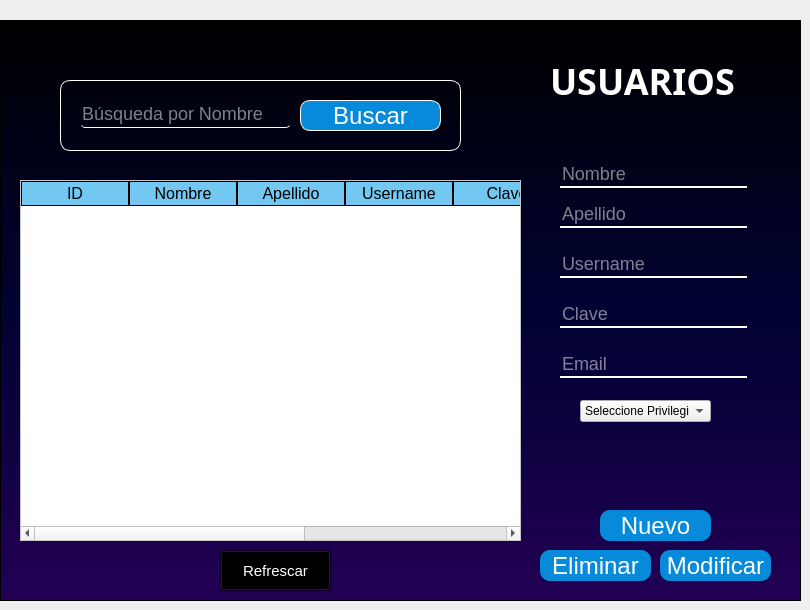
    <widget class="QWidget" name="Usuarios">
     <widget class="QFrame" name="frame_12">
      <property name="enabled">
       <bool>true</bool>
      </property>
      <property name="geometry">
       <rect>
        <x>0</x>
        <y>20</y>
        <width>801</width>
        <height>581</height>
       </rect>
      </property>
      <property name="styleSheet">
       <string notr="true">#frame_12
{
background-color: qlineargradient(spread:pad, x1:0, y1:0, x2:0, y2:1, stop:0 #000000, stop:0.5 #000232, stop:1 #220054);
}

QLabel{
font-family: Aharoni;
font-weight: bold;
color: white;
font-size: 36px;
background: transparent;
}

QLineEdit{
background: transparent;
color: white;
font-family: Tahoma;
font-size: 18px;
}

#BuscarU{
background-color: #088ADA;
font-family: Tahoma;
color: white;
font-size: 24px;
border-radius: 10px;
}

#EliminarU{
background-color: #088ADA;
font-family: Tahoma;
color: white;
font-size: 24px;
border-radius: 10px;
}

#NuevoU{
background-color: #088ADA;
font-family: Tahoma;
color: white;
font-size: 24px;
border-radius: 10px;
}

#ModificarU{
background-color: #088ADA;
font-family: Tahoma;
color: white;
font-size: 24px;
border-radius: 10px;
}

QLineEdit{
background: transparent;
border: none; 
border-bottom: 2px solid white;
color: white;
font-family: Tahoma;
font-size: 18px;
}

QTableWidget{
background-color: rgb(255, 255, 255);
	color: rgb(0, 0, 0);
gridline-color: rgb(0, 206, 151);
font-size:12pt;

}

QHeaderView::section{
background-color:#72c8f1;
border: 1px solid black;
font-size:12pt;
}

QTableWidget QTableCornerButton::section{
background-color: rgb(0, 0, 0);
border: 1px solid  rgb(0, 206, 151);
}

QPushButton{
background: transparent;
color: rgb(255, 255, 255);
font-family: Tahoma;
font-size: 15px;
 }

QPushButton:pressed {
 background: white;
border-radius: 10px;
color: black;
border: 1px solid purple;
}

</string>
      </property>
      <property name="frameShape">
       <enum>QFrame::StyledPanel</enum>
      </property>
      <property name="frameShadow">
       <enum>QFrame::Raised</enum>
      </property>
      <widget class="QPushButton" name="NuevoU">
       <property name="geometry">
        <rect>
         <x>600</x>
         <y>490</y>
         <width>111</width>
         <height>31</height>
        </rect>
       </property>
       <property name="cursor">
        <cursorShape>PointingHandCursor</cursorShape>
       </property>
       <property name="text">
        <string>Nuevo</string>
       </property>
      </widget>
      <widget class="QLabel" name="label_7">
       <property name="geometry">
        <rect>
         <x>550</x>
         <y>40</y>
         <width>201</width>
         <height>41</height>
        </rect>
       </property>
       <property name="text">
        <string>USUARIOS</string>
       </property>
      </widget>
      <widget class="QPushButton" name="ModificarU">
       <property name="geometry">
        <rect>
         <x>660</x>
         <y>530</y>
         <width>111</width>
         <height>31</height>
        </rect>
       </property>
       <property name="cursor">
        <cursorShape>PointingHandCursor</cursorShape>
       </property>
       <property name="text">
        <string>Modificar</string>
       </property>
      </widget>
      <widget class="QPushButton" name="EliminarU">
       <property name="geometry">
        <rect>
         <x>540</x>
         <y>530</y>
         <width>111</width>
         <height>31</height>
        </rect>
       </property>
       <property name="cursor">
        <cursorShape>PointingHandCursor</cursorShape>
       </property>
       <property name="text">
        <string>Eliminar</string>
       </property>
      </widget>
      <widget class="QLineEdit" name="UsernameU">
       <property name="enabled">
        <bool>true</bool>
       </property>
       <property name="geometry">
        <rect>
         <x>560</x>
         <y>230</y>
         <width>187</width>
         <height>28</height>
        </rect>
       </property>
       <property name="autoFillBackground">
        <bool>false</bool>
       </property>
       <property name="styleSheet">
        <string notr="true">#placeholderText{
color: white;
}</string>
       </property>
       <property name="text">
        <string/>
       </property>
       <property name="maxLength">
        <number>16</number>
       </property>
       <property name="placeholderText">
        <string>Username</string>
       </property>
       <property name="cursorMoveStyle">
        <enum>Qt::LogicalMoveStyle</enum>
       </property>
       <property name="clearButtonEnabled">
        <bool>true</bool>
       </property>
      </widget>
      <widget class="QFrame" name="frame_17">
       <property name="geometry">
        <rect>
         <x>60</x>
         <y>60</y>
         <width>401</width>
         <height>71</height>
        </rect>
       </property>
       <property name="styleSheet">
        <string notr="true">border-radius: 10px;
border: 1px solid white ;</string>
       </property>
       <property name="frameShape">
        <enum>QFrame::StyledPanel</enum>
       </property>
       <property name="frameShadow">
        <enum>QFrame::Raised</enum>
       </property>
       <widget class="QPushButton" name="BuscarU">
        <property name="geometry">
         <rect>
          <x>240</x>
          <y>20</y>
          <width>141</width>
          <height>31</height>
         </rect>
        </property>
        <property name="cursor">
         <cursorShape>PointingHandCursor</cursorShape>
        </property>
        <property name="text">
         <string>Buscar</string>
        </property>
       </widget>
       <widget class="QLineEdit" name="CUBuscar">
        <property name="enabled">
         <bool>true</bool>
        </property>
        <property name="geometry">
         <rect>
          <x>20</x>
          <y>20</y>
          <width>211</width>
          <height>28</height>
         </rect>
        </property>
        <property name="autoFillBackground">
         <bool>false</bool>
        </property>
        <property name="styleSheet">
         <string notr="true">border:none;
border-bottom: 1px solid white;
border-radius: 5px;</string>
        </property>
        <property name="text">
         <string/>
        </property>
        <property name="maxLength">
         <number>30</number>
        </property>
        <property name="echoMode">
         <enum>QLineEdit::Normal</enum>
        </property>
        <property name="placeholderText">
         <string>Búsqueda por Nombre</string>
        </property>
        <property name="cursorMoveStyle">
         <enum>Qt::LogicalMoveStyle</enum>
        </property>
        <property name="clearButtonEnabled">
         <bool>true</bool>
        </property>
       </widget>
      </widget>
      <widget class="QTableWidget" name="tabla_Usuarios">
       <property name="geometry">
        <rect>
         <x>20</x>
         <y>160</y>
         <width>501</width>
         <height>361</height>
        </rect>
       </property>
       <property name="editTriggers">
        <set>QAbstractItemView::NoEditTriggers</set>
       </property>
       <attribute name="horizontalHeaderDefaultSectionSize">
        <number>108</number>
       </attribute>
       <attribute name="horizontalHeaderMinimumSectionSize">
        <number>39</number>
       </attribute>
       <column>
        <property name="text">
         <string>ID</string>
        </property>
       </column>
       <column>
        <property name="text">
         <string>Nombre</string>
        </property>
       </column>
       <column>
        <property name="text">
         <string>Apellido</string>
        </property>
       </column>
       <column>
        <property name="text">
         <string>Username</string>
        </property>
       </column>
       <column>
        <property name="text">
         <string>Clave</string>
        </property>
       </column>
       <column>
        <property name="text">
         <string>Email</string>
        </property>
       </column>
       <column>
        <property name="text">
         <string>Privilegios</string>
        </property>
       </column>
      </widget>
      <widget class="QLineEdit" name="NombreU">
       <property name="enabled">
        <bool>true</bool>
       </property>
       <property name="geometry">
        <rect>
         <x>560</x>
         <y>140</y>
         <width>187</width>
         <height>28</height>
        </rect>
       </property>
       <property name="autoFillBackground">
        <bool>false</bool>
       </property>
       <property name="styleSheet">
        <string notr="true">#placeholderText{
color: white;
}</string>
       </property>
       <property name="text">
        <string/>
       </property>
       <property name="maxLength">
        <number>20</number>
       </property>
       <property name="placeholderText">
        <string>Nombre</string>
       </property>
       <property name="cursorMoveStyle">
        <enum>Qt::LogicalMoveStyle</enum>
       </property>
       <property name="clearButtonEnabled">
        <bool>true</bool>
       </property>
      </widget>
      <widget class="QLineEdit" name="ApellidoU">
       <property name="enabled">
        <bool>true</bool>
       </property>
       <property name="geometry">
        <rect>
         <x>560</x>
         <y>180</y>
         <width>187</width>
         <height>28</height>
        </rect>
       </property>
       <property name="autoFillBackground">
        <bool>false</bool>
       </property>
       <property name="styleSheet">
        <string notr="true">#placeholderText{
color: white;
}</string>
       </property>
       <property name="text">
        <string/>
       </property>
       <property name="maxLength">
        <number>20</number>
       </property>
       <property name="placeholderText">
        <string>Apellido</string>
       </property>
       <property name="cursorMoveStyle">
        <enum>Qt::LogicalMoveStyle</enum>
       </property>
       <property name="clearButtonEnabled">
        <bool>true</bool>
       </property>
      </widget>
      <widget class="QLineEdit" name="ClaveU">
       <property name="enabled">
        <bool>true</bool>
       </property>
       <property name="geometry">
        <rect>
         <x>560</x>
         <y>280</y>
         <width>187</width>
         <height>28</height>
        </rect>
       </property>
       <property name="autoFillBackground">
        <bool>false</bool>
       </property>
       <property name="styleSheet">
        <string notr="true">#placeholderText{
color: white;
}</string>
       </property>
       <property name="text">
        <string/>
       </property>
       <property name="maxLength">
        <number>50</number>
       </property>
       <property name="placeholderText">
        <string>Clave</string>
       </property>
       <property name="cursorMoveStyle">
        <enum>Qt::LogicalMoveStyle</enum>
       </property>
       <property name="clearButtonEnabled">
        <bool>true</bool>
       </property>
      </widget>
      <widget class="QLineEdit" name="EmailU">
       <property name="enabled">
        <bool>true</bool>
       </property>
       <property name="geometry">
        <rect>
         <x>560</x>
         <y>330</y>
         <width>187</width>
         <height>28</height>
        </rect>
       </property>
       <property name="autoFillBackground">
        <bool>false</bool>
       </property>
       <property name="styleSheet">
        <string notr="true">#placeholderText{
color: white;
}</string>
       </property>
       <property name="text">
        <string/>
       </property>
       <property name="maxLength">
        <number>60</number>
       </property>
       <property name="placeholderText">
        <string>Email</string>
       </property>
       <property name="cursorMoveStyle">
        <enum>Qt::LogicalMoveStyle</enum>
       </property>
       <property name="clearButtonEnabled">
        <bool>true</bool>
       </property>
      </widget>
      <widget class="QPushButton" name="RefrescarU">
       <property name="geometry">
        <rect>
         <x>220</x>
         <y>530</y>
         <width>111</width>
         <height>41</height>
        </rect>
       </property>
       <property name="cursor">
        <cursorShape>PointingHandCursor</cursorShape>
       </property>
       <property name="styleSheet">
        <string notr="true"/>
       </property>
       <property name="text">
        <string>Refrescar</string>
       </property>
       <property name="icon">
        <iconset>
         <normaloff>imagen4.png</normaloff>imagen4.png</iconset>
       </property>
       <property name="iconSize">
        <size>
         <width>32</width>
         <height>32</height>
        </size>
       </property>
      </widget>
      <widget class="QComboBox" name="ComboGC_2">
       <property name="geometry">
        <rect>
         <x>580</x>
         <y>380</y>
         <width>131</width>
         <height>22</height>
        </rect>
       </property>
       <property name="cursor">
        <cursorShape>PointingHandCursor</cursorShape>
       </property>
       <property name="editable">
        <bool>false</bool>
       </property>
       <property name="currentText">
        <string>Seleccione Privilegios:</string>
       </property>
       <item>
        <property name="text">
         <string>Seleccione Privilegios:</string>
        </property>
       </item>
       <item>
        <property name="text">
         <string>USUARIO</string>
        </property>
       </item>
       <item>
        <property name="text">
         <string>ADMIN</string>
        </property>
       </item>
      </widget>
     </widget>
    </widget>
